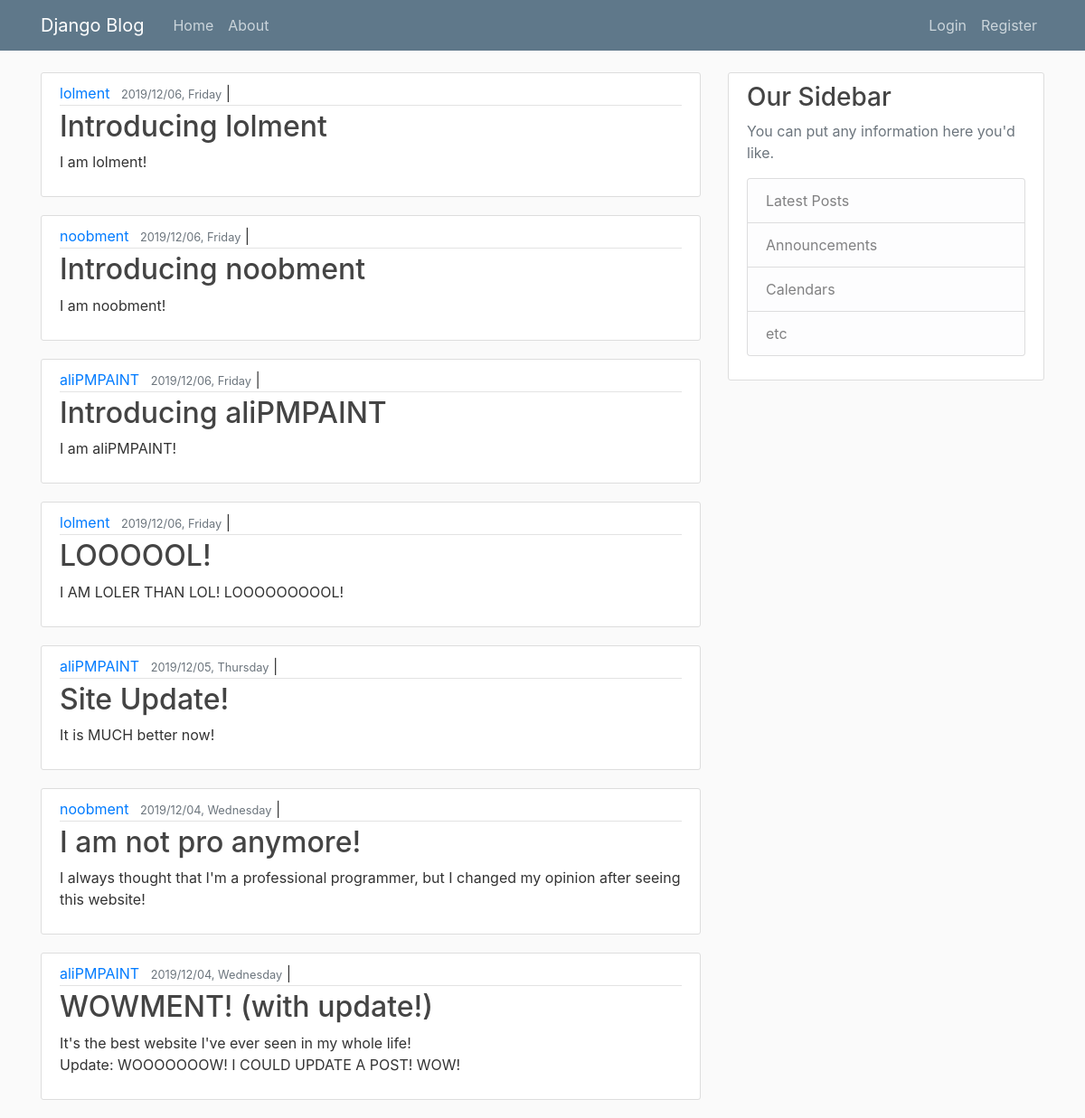
Before: / with the older database file.
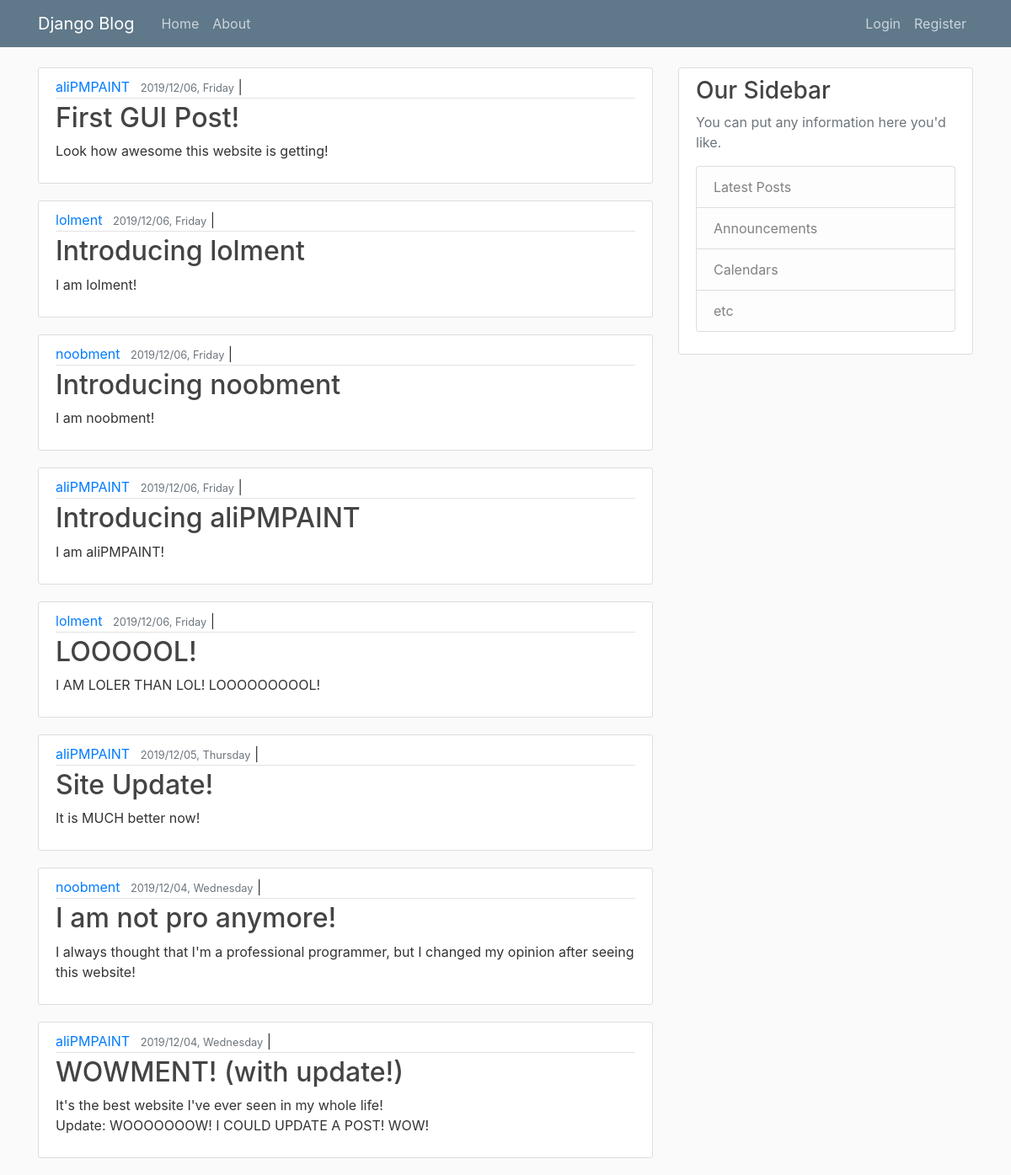
After: the same page with the newer database file.
### blog/models.py (models this page shows, shortened)
class Post(models.Model):
    title = models.CharField(max_length=100)
    content = models.TextField()
    date_posted = models.DateTimeField(default=timezone.now)
    author = models.ForeignKey(User, on_delete=models.CASCADE)

### blog/views.py (the view)
# urls.py: path('', views.home, name="home-blog"),
def home(request):
    context = { "comments": Post.objects.order_by('date_posted').reverse() }
    return render(request, "blog/home.html", context)

### blog/templates/blog/home.html
{% extends 'blog/basement.html' %}
{% block content %}
  {% for comment in comments %}
    <article class="media content-section">
      <div class="media-body">
        <div class="article-metadata">
          <a class="mr-2" href="#">{{ comment.author }}</a>
          <small class="text-muted">{{ comment.date_posted|date:"Y/m/d, l"  }}</small>
|        </div>
        <h2><a class="article-title" href="#">{{ comment.title }}</a></h2>
        <p class="article-content">{{ comment.content }}</p>
      </div>
    </article>
  {% endfor %}
{% endblock content %}

Changed rows visible on the page:
added Post: author "aliPMPAINT", date_posted "2019/12/06, Friday", title "First GUI Post!", content "Look how awesome this website is getting!"
